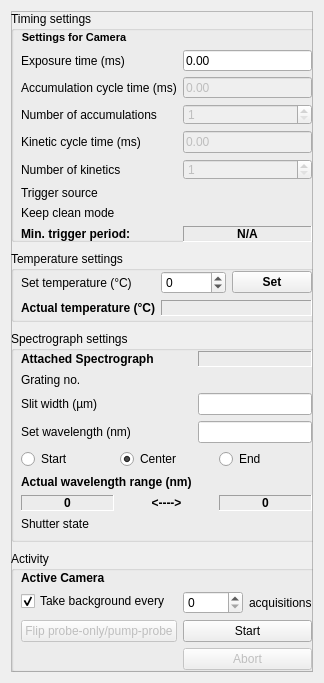
<?xml version="1.0" encoding="UTF-8"?>
<ui version="4.0">
 <class>Form</class>
 <widget class="QWidget" name="Form">
  <property name="geometry">
   <rect>
    <x>0</x>
    <y>0</y>
    <width>324</width>
    <height>683</height>
   </rect>
  </property>
  <property name="windowTitle">
   <string>Acquisition control</string>
  </property>
  <layout class="QVBoxLayout" name="verticalLayout">
   <item>
    <widget class="QFrame" name="frame">
     <property name="sizePolicy">
      <sizepolicy hsizetype="Preferred" vsizetype="Preferred">
       <horstretch>0</horstretch>
       <verstretch>0</verstretch>
      </sizepolicy>
     </property>
     <property name="frameShape">
      <enum>QFrame::StyledPanel</enum>
     </property>
     <property name="frameShadow">
      <enum>QFrame::Raised</enum>
     </property>
     <widget class="QGroupBox" name="groupBox_Timings">
      <property name="geometry">
       <rect>
        <x>0</x>
        <y>0</y>
        <width>311</width>
        <height>231</height>
       </rect>
      </property>
      <property name="title">
       <string>Timing settings</string>
      </property>
      <widget class="QWidget" name="layoutWidget_2">
       <property name="geometry">
        <rect>
         <x>10</x>
         <y>20</y>
         <width>291</width>
         <height>211</height>
        </rect>
       </property>
       <layout class="QFormLayout" name="formLayoutCams">
        <property name="formAlignment">
         <set>Qt::AlignLeading|Qt::AlignLeft|Qt::AlignTop</set>
        </property>
        <item row="0" column="0">
         <widget class="QLabel" name="editCameraLabel">
          <property name="font">
           <font>
            <pointsize>8</pointsize>
            <weight>75</weight>
            <bold>true</bold>
           </font>
          </property>
          <property name="text">
           <string>Settings for Camera</string>
          </property>
          <property name="alignment">
           <set>Qt::AlignCenter</set>
          </property>
         </widget>
        </item>
        <item row="1" column="0">
         <widget class="QLabel" name="labelExposureTime">
          <property name="text">
           <string>Exposure time (ms)</string>
          </property>
         </widget>
        </item>
        <item row="1" column="1">
         <widget class="QLineEdit" name="setExposureTimeLineEdit">
          <property name="text">
           <string>0.00</string>
          </property>
          <property name="placeholderText">
           <string/>
          </property>
         </widget>
        </item>
        <item row="2" column="0">
         <widget class="QLabel" name="labelAccumCycleTime">
          <property name="enabled">
           <bool>true</bool>
          </property>
          <property name="text">
           <string>Accumulation cycle time (ms)</string>
          </property>
         </widget>
        </item>
        <item row="2" column="1">
         <widget class="QLineEdit" name="setAccumTimeLineEdit">
          <property name="enabled">
           <bool>false</bool>
          </property>
          <property name="text">
           <string>0.00</string>
          </property>
         </widget>
        </item>
        <item row="3" column="0">
         <widget class="QLabel" name="labelNAccums">
          <property name="enabled">
           <bool>true</bool>
          </property>
          <property name="text">
           <string>Number of accumulations</string>
          </property>
         </widget>
        </item>
        <item row="3" column="1">
         <widget class="QSpinBox" name="nAccumsSpinBox">
          <property name="enabled">
           <bool>false</bool>
          </property>
          <property name="minimum">
           <number>1</number>
          </property>
          <property name="maximum">
           <number>10000</number>
          </property>
         </widget>
        </item>
        <item row="4" column="0">
         <widget class="QLabel" name="labelKinCycleTime">
          <property name="enabled">
           <bool>true</bool>
          </property>
          <property name="text">
           <string>Kinetic cycle time (ms)</string>
          </property>
         </widget>
        </item>
        <item row="4" column="1">
         <widget class="QLineEdit" name="setKinTimeLineEdit">
          <property name="enabled">
           <bool>false</bool>
          </property>
          <property name="text">
           <string>0.00</string>
          </property>
         </widget>
        </item>
        <item row="5" column="0">
         <widget class="QLabel" name="labelNKinetics">
          <property name="enabled">
           <bool>true</bool>
          </property>
          <property name="text">
           <string>Number of kinetics</string>
          </property>
         </widget>
        </item>
        <item row="5" column="1">
         <widget class="QSpinBox" name="nKineticsSpinBox">
          <property name="enabled">
           <bool>false</bool>
          </property>
          <property name="minimum">
           <number>1</number>
          </property>
          <property name="maximum">
           <number>10000</number>
          </property>
         </widget>
        </item>
        <item row="6" column="0">
         <widget class="QLabel" name="labelTriggerSource">
          <property name="text">
           <string>Trigger source</string>
          </property>
         </widget>
        </item>
        <item row="7" column="0">
         <widget class="QLabel" name="labelKeepCleanMode">
          <property name="enabled">
           <bool>true</bool>
          </property>
          <property name="text">
           <string>Keep clean mode</string>
          </property>
         </widget>
        </item>
        <item row="8" column="0">
         <widget class="QLabel" name="labelMinTriggerPeriod">
          <property name="enabled">
           <bool>true</bool>
          </property>
          <property name="font">
           <font>
            <weight>75</weight>
            <bold>true</bold>
           </font>
          </property>
          <property name="text">
           <string>Min. trigger period:</string>
          </property>
         </widget>
        </item>
        <item row="8" column="1">
         <widget class="QLabel" name="minTriggerPeriodLabel">
          <property name="enabled">
           <bool>true</bool>
          </property>
          <property name="font">
           <font>
            <weight>75</weight>
            <bold>true</bold>
           </font>
          </property>
          <property name="frameShape">
           <enum>QFrame::Panel</enum>
          </property>
          <property name="frameShadow">
           <enum>QFrame::Sunken</enum>
          </property>
          <property name="text">
           <string>N/A</string>
          </property>
          <property name="alignment">
           <set>Qt::AlignCenter</set>
          </property>
         </widget>
        </item>
       </layout>
      </widget>
     </widget>
     <widget class="QGroupBox" name="groupBox_Temperature">
      <property name="geometry">
       <rect>
        <x>0</x>
        <y>240</y>
        <width>311</width>
        <height>71</height>
       </rect>
      </property>
      <property name="title">
       <string>Temperature settings</string>
      </property>
      <widget class="QWidget" name="formLayoutWidget_2">
       <property name="geometry">
        <rect>
         <x>10</x>
         <y>20</y>
         <width>291</width>
         <height>51</height>
        </rect>
       </property>
       <layout class="QFormLayout" name="formLayoutTemperature">
        <item row="1" column="0">
         <widget class="QLabel" name="actualTemperatureLabel">
          <property name="font">
           <font>
            <weight>75</weight>
            <bold>true</bold>
           </font>
          </property>
          <property name="text">
           <string>Actual temperature (°C)</string>
          </property>
         </widget>
        </item>
        <item row="1" column="1">
         <widget class="QLabel" name="actualTemperatureInfo">
          <property name="enabled">
           <bool>true</bool>
          </property>
          <property name="font">
           <font>
            <weight>75</weight>
            <bold>true</bold>
           </font>
          </property>
          <property name="frameShape">
           <enum>QFrame::Panel</enum>
          </property>
          <property name="frameShadow">
           <enum>QFrame::Sunken</enum>
          </property>
          <property name="text">
           <string/>
          </property>
          <property name="alignment">
           <set>Qt::AlignCenter</set>
          </property>
         </widget>
        </item>
        <item row="0" column="0">
         <widget class="QLabel" name="setTemperatureLabel">
          <property name="text">
           <string>Set temperature (°C)</string>
          </property>
         </widget>
        </item>
        <item row="0" column="1">
         <layout class="QHBoxLayout" name="setTempLayout">
          <property name="sizeConstraint">
           <enum>QLayout::SetMinimumSize</enum>
          </property>
          <item>
           <widget class="QSpinBox" name="setTempSpinBox">
            <property name="minimum">
             <number>-100</number>
            </property>
            <property name="maximum">
             <number>30</number>
            </property>
            <property name="value">
             <number>0</number>
            </property>
           </widget>
          </item>
          <item>
           <widget class="QPushButton" name="setTempButton">
            <property name="sizePolicy">
             <sizepolicy hsizetype="Fixed" vsizetype="Fixed">
              <horstretch>0</horstretch>
              <verstretch>0</verstretch>
             </sizepolicy>
            </property>
            <property name="font">
             <font>
              <weight>75</weight>
              <bold>true</bold>
             </font>
            </property>
            <property name="text">
             <string>Set</string>
            </property>
           </widget>
          </item>
         </layout>
        </item>
       </layout>
      </widget>
     </widget>
     <widget class="QGroupBox" name="groupBox_Activity">
      <property name="geometry">
       <rect>
        <x>0</x>
        <y>540</y>
        <width>311</width>
        <height>121</height>
       </rect>
      </property>
      <property name="title">
       <string>Activity</string>
      </property>
      <widget class="QWidget" name="formLayoutWidget_3">
       <property name="geometry">
        <rect>
         <x>10</x>
         <y>20</y>
         <width>291</width>
         <height>101</height>
        </rect>
       </property>
       <layout class="QFormLayout" name="formLayoutActivity">
        <item row="0" column="0">
         <widget class="QLabel" name="activeCameraLabel">
          <property name="font">
           <font>
            <weight>75</weight>
            <bold>true</bold>
           </font>
          </property>
          <property name="text">
           <string>Active Camera</string>
          </property>
         </widget>
        </item>
        <item row="1" column="0">
         <widget class="QCheckBox" name="takeBackgroundCheckBox">
          <property name="text">
           <string>Take background every</string>
          </property>
          <property name="checked">
           <bool>true</bool>
          </property>
         </widget>
        </item>
        <item row="1" column="1">
         <layout class="QHBoxLayout" name="horizontalLayout_4">
          <item>
           <widget class="QSpinBox" name="nBackgroundsSpinBox"/>
          </item>
          <item>
           <widget class="QLabel" name="label">
            <property name="text">
             <string>acquisitions</string>
            </property>
           </widget>
          </item>
         </layout>
        </item>
        <item row="2" column="0">
         <widget class="QPushButton" name="flipPumpOnlyPumpProbeButton">
          <property name="enabled">
           <bool>false</bool>
          </property>
          <property name="sizePolicy">
           <sizepolicy hsizetype="Preferred" vsizetype="Fixed">
            <horstretch>0</horstretch>
            <verstretch>0</verstretch>
           </sizepolicy>
          </property>
          <property name="minimumSize">
           <size>
            <width>0</width>
            <height>0</height>
           </size>
          </property>
          <property name="text">
           <string>Flip probe-only/pump-probe</string>
          </property>
         </widget>
        </item>
        <item row="2" column="1">
         <widget class="QPushButton" name="startButton">
          <property name="sizePolicy">
           <sizepolicy hsizetype="Preferred" vsizetype="Fixed">
            <horstretch>0</horstretch>
            <verstretch>0</verstretch>
           </sizepolicy>
          </property>
          <property name="text">
           <string>Start</string>
          </property>
         </widget>
        </item>
        <item row="3" column="1">
         <widget class="QPushButton" name="abortButton">
          <property name="enabled">
           <bool>false</bool>
          </property>
          <property name="sizePolicy">
           <sizepolicy hsizetype="Preferred" vsizetype="Fixed">
            <horstretch>0</horstretch>
            <verstretch>0</verstretch>
           </sizepolicy>
          </property>
          <property name="text">
           <string>Abort</string>
          </property>
         </widget>
        </item>
       </layout>
      </widget>
     </widget>
     <widget class="QGroupBox" name="groupBox_Spectrograph">
      <property name="geometry">
       <rect>
        <x>0</x>
        <y>320</y>
        <width>311</width>
        <height>211</height>
       </rect>
      </property>
      <property name="title">
       <string>Spectrograph settings</string>
      </property>
      <widget class="QWidget" name="formLayoutWidget">
       <property name="geometry">
        <rect>
         <x>10</x>
         <y>20</y>
         <width>291</width>
         <height>181</height>
        </rect>
       </property>
       <layout class="QFormLayout" name="formLayoutSpecs">
        <item row="0" column="0">
         <widget class="QLabel" name="attachedSpectrographLabel">
          <property name="font">
           <font>
            <weight>75</weight>
            <bold>true</bold>
           </font>
          </property>
          <property name="text">
           <string>Attached Spectrograph</string>
          </property>
         </widget>
        </item>
        <item row="1" column="0">
         <widget class="QLabel" name="gratingLabel">
          <property name="text">
           <string>Grating no.</string>
          </property>
         </widget>
        </item>
        <item row="2" column="0">
         <widget class="QLabel" name="slitWidthLabel">
          <property name="text">
           <string>Slit width (µm)</string>
          </property>
         </widget>
        </item>
        <item row="3" column="0">
         <widget class="QLabel" name="setWavelengthLabel">
          <property name="text">
           <string>Set wavelength (nm)</string>
          </property>
         </widget>
        </item>
        <item row="4" column="0" colspan="2">
         <layout class="QHBoxLayout" name="horizontalLayout_2">
          <item>
           <widget class="QRadioButton" name="setWLStartButton">
            <property name="text">
             <string>Start</string>
            </property>
            <property name="checked">
             <bool>false</bool>
            </property>
           </widget>
          </item>
          <item>
           <widget class="QRadioButton" name="setWLCenterButton">
            <property name="text">
             <string>Center</string>
            </property>
            <property name="checked">
             <bool>true</bool>
            </property>
           </widget>
          </item>
          <item>
           <widget class="QRadioButton" name="setWLEndButton">
            <property name="text">
             <string>End</string>
            </property>
            <property name="checked">
             <bool>false</bool>
            </property>
           </widget>
          </item>
         </layout>
        </item>
        <item row="5" column="0">
         <widget class="QLabel" name="labelWLRange">
          <property name="font">
           <font>
            <weight>75</weight>
            <bold>true</bold>
           </font>
          </property>
          <property name="text">
           <string>Actual wavelength range (nm)</string>
          </property>
         </widget>
        </item>
        <item row="6" column="0" colspan="2">
         <layout class="QHBoxLayout" name="horizontalLayout_3">
          <item>
           <widget class="QLabel" name="actualWavelengthStartInfo">
            <property name="font">
             <font>
              <weight>75</weight>
              <bold>true</bold>
             </font>
            </property>
            <property name="frameShape">
             <enum>QFrame::Panel</enum>
            </property>
            <property name="frameShadow">
             <enum>QFrame::Sunken</enum>
            </property>
            <property name="text">
             <string>0</string>
            </property>
            <property name="alignment">
             <set>Qt::AlignCenter</set>
            </property>
           </widget>
          </item>
          <item>
           <widget class="QLabel" name="arrowLabel">
            <property name="font">
             <font>
              <weight>75</weight>
              <bold>true</bold>
             </font>
            </property>
            <property name="frameShadow">
             <enum>QFrame::Sunken</enum>
            </property>
            <property name="text">
             <string>&lt;----&gt;</string>
            </property>
            <property name="alignment">
             <set>Qt::AlignCenter</set>
            </property>
           </widget>
          </item>
          <item>
           <widget class="QLabel" name="actualWavelengthEndInfo">
            <property name="font">
             <font>
              <weight>75</weight>
              <bold>true</bold>
             </font>
            </property>
            <property name="frameShape">
             <enum>QFrame::Panel</enum>
            </property>
            <property name="frameShadow">
             <enum>QFrame::Sunken</enum>
            </property>
            <property name="text">
             <string>0</string>
            </property>
            <property name="alignment">
             <set>Qt::AlignCenter</set>
            </property>
           </widget>
          </item>
         </layout>
        </item>
        <item row="0" column="1">
         <widget class="QLabel" name="attachedSpecInfo">
          <property name="font">
           <font>
            <weight>75</weight>
            <bold>true</bold>
           </font>
          </property>
          <property name="frameShape">
           <enum>QFrame::Panel</enum>
          </property>
          <property name="frameShadow">
           <enum>QFrame::Sunken</enum>
          </property>
          <property name="text">
           <string/>
          </property>
         </widget>
        </item>
        <item row="7" column="0">
         <widget class="QLabel" name="shutterStateLabel">
          <property name="text">
           <string>Shutter state</string>
          </property>
         </widget>
        </item>
        <item row="2" column="1">
         <widget class="QLineEdit" name="setSlitwidthLineEdit"/>
        </item>
        <item row="3" column="1">
         <widget class="QLineEdit" name="setWavelengthLineEdit"/>
        </item>
       </layout>
      </widget>
     </widget>
    </widget>
   </item>
  </layout>
 </widget>
 <resources/>
 <connections/>
 <buttongroups>
  <buttongroup name="setWLButtonGroup"/>
 </buttongroups>
</ui>
